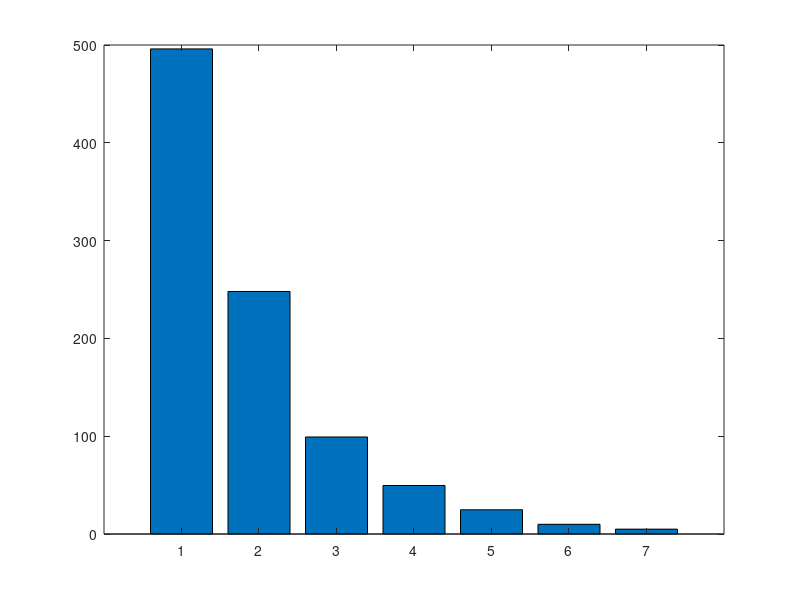

The MATLAB script that drew this image: (Note: this script raises an error after producing the figure.)
% considera uma ligação de
% data com uma capacidade C que suporta a transmissão de pacotes de data
% cujos tamanhos variam entre 64 bytes e 1518 bytes com as seguintes
% probabilidades: 19% para 64, 23% para 110, 17% para 1518, e
% probabilidades iguais para todos os outros valores
% considere a variavel aleatória X como representando o tempo de
% transmissão dos pacotes

% 3.a
% determine a média, o segundo momento, a variação e o standard de desvio
% da variável aleatória X quando a capacidade da ligação é C = 10Mbps

C = 10e6;
tamanho = 64:1518;
probabilidade = ones(size(tamanho)) * (1 - 0.19 - 0.23 - 0.17) / (numel(tamanho) - 3);
probabilidade(tamanho == 64) = 0.19;
probabilidade(tamanho == 110) = 0.23;
probabilidade(tamanho == 1518) = 0.17;

X = tamanho * 8 / C;
media = sum(probabilidade .* X);
segundo_momento = sum(probabilidade .* X.^2);
variancia = segundo_momento - media^2;
desvio_padrao = sqrt(variancia);

fprintf('Média: %.6g s\n', media);
fprintf('Segundo momento: %.6g s^2\n', segundo_momento);
fprintf('Variância: %.6g s^2\n', variancia);
fprintf('Desvio padrão: %.6g s\n', desvio_padrao);

% 3.b
% a probabilidade de X ser maior que um milisegundo para C = 10Mbps

probabilidade_maior_1ms = sum(probabilidade(X > 1e-3));
fprintf('P(X > 1 ms): %.6g\n', probabilidade_maior_1ms);

% 3.c
% repete 3.a mas desta vez considerando que a capacidade C = 100Mbps

C = 100e6;
X = tamanho * 8 / C;
media = sum(probabilidade .* X);
segundo_momento = sum(probabilidade .* X.^2);
variancia = segundo_momento - media^2;
desvio_padrao = sqrt(variancia);

fprintf('Média: %.6g s\n', media);
fprintf('Segundo momento: %.6g s^2\n', segundo_momento);
fprintf('Variância: %.6g s^2\n', variancia);
fprintf('Desvio padrão: %.6g s\n', desvio_padrao);

% 3.d
% probabilidade de X ser maior que 1 milisegundo quando C = 100Mbps

probabilidade_maior_1ms = sum(probabilidade(X > 1e-3));
fprintf('P(X > 1 ms): %.6g\n', probabilidade_maior_1ms);

% 3.e
% desenha um gráfico com a média de tempo por transmissão de pacote para
% quando C = 10, 20, 50, 100, 200, 500 e 1000 Mbps

capacidadesMbps = [10 20 50 100 200 500 1000];
capacidades = capacidadesMbps * 1e6;
medias = (probabilidade * tamanho') * 8 ./ capacidades * 1000;

figure;
bar(1:numel(capacidadesMbps), medias * 1e3);
set(gca, 'XTick', 1:numel(capacidadesMbps), ...
    'XTickLabel', string(capacidadesMbps));
xlabel('Capacidade (Mbps)');
ylabel('Tempo médio de transmissão (ms)');
grid on;
